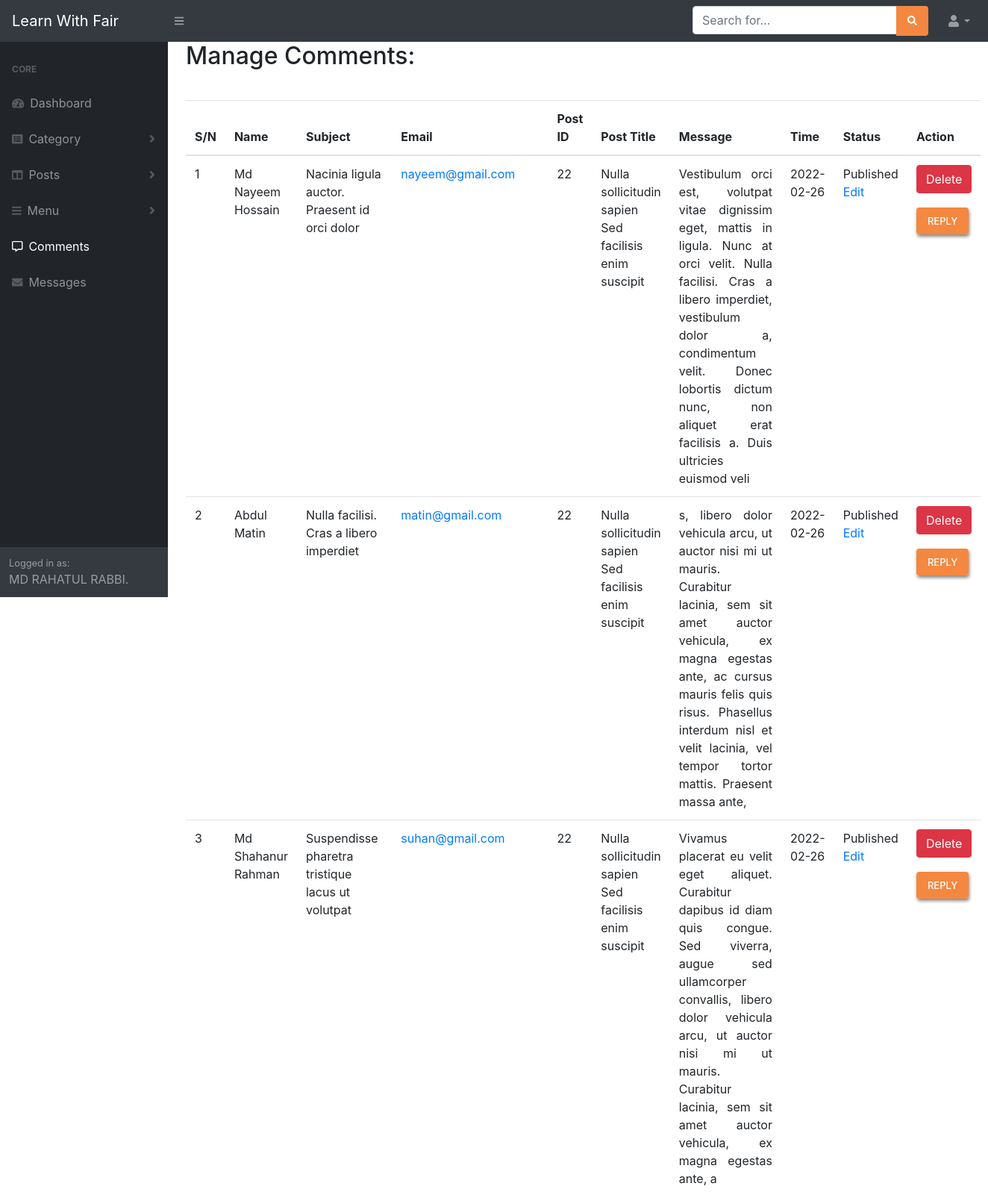
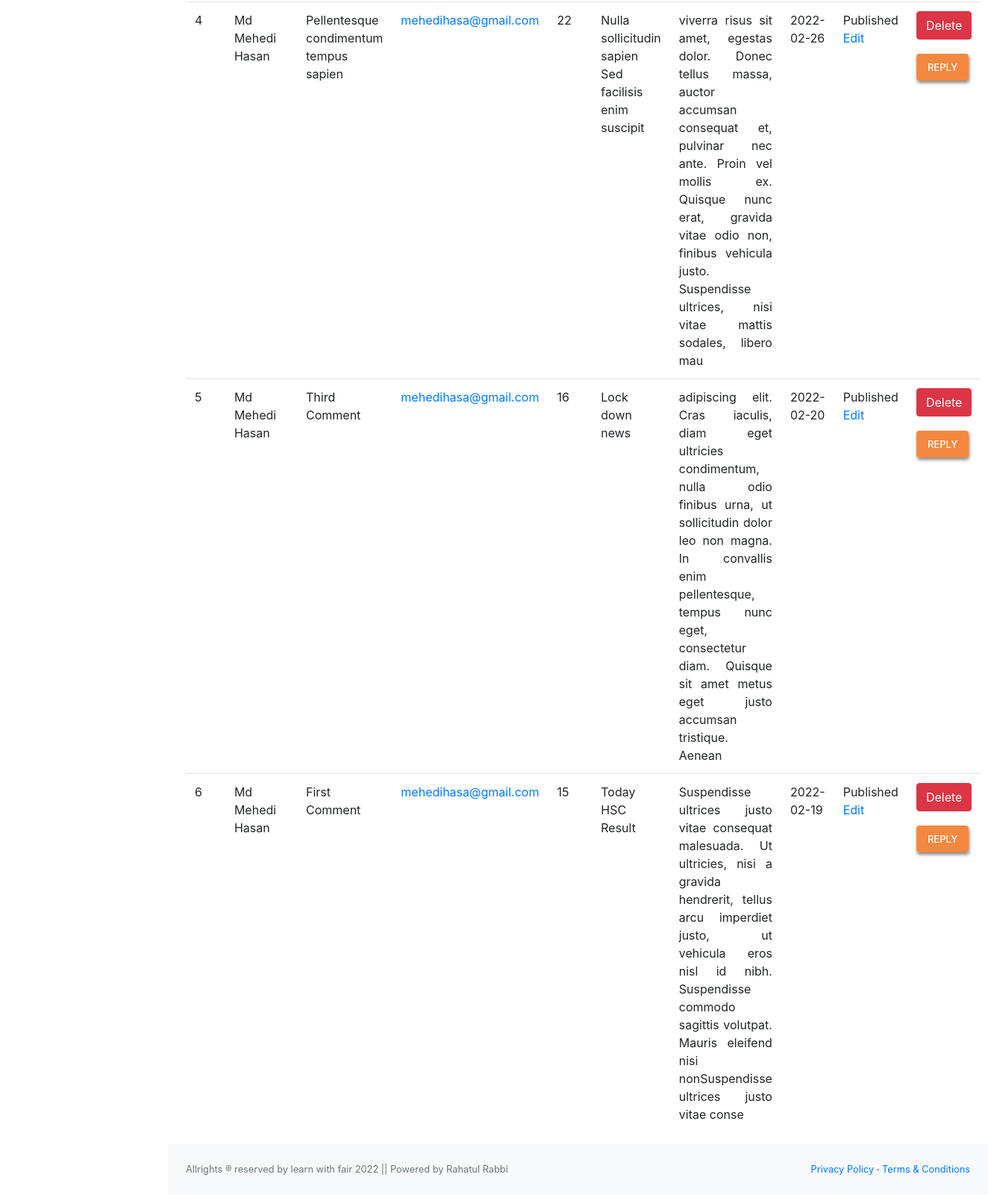
Page /blog/admin/manage_comment.php (signed in) on the committed database (2 pictures, top to bottom).
### tables this page shows
CREATE TABLE `comment_info` (
  `comment_id` int(255) NOT NULL,
  `post_id` int(255) NOT NULL,
  `comment_name` text NOT NULL,
  `comment_email` varchar(50) NOT NULL,
  `comment_subject` varchar(200) NOT NULL,
  `comment_message` varchar(255) NOT NULL,
  `comment_date` date NOT NULL,
  `comment_status` tinyint(255) NOT NULL
);

### blog/admin/manage_comment.php (called while the page is built)
<?php
$view = "manage_comment";
include 'template.php';
?>

### blog/admin/class/function.php (called while the page is built, shortened)
<?php
class blogProject {
    private $conn;
    public function __CONSTRUCT() {
        $bdhost     = "localhost";
        $dbuser     = "root";
        $dbpassword = "";
        $dbname     = "blog_project";
        $this->conn = mysqli_connect( $bdhost, $dbuser, $dbpassword, $dbname );
    }
    public function display_post_datasby_id( $id ) {
        $post_display_by_id_query = "SELECT * FROM post_with_cat WHERE post_id=$id";
        $data                     = mysqli_query( $this->conn, $post_display_by_id_query );
        $post_data                = mysqli_fetch_assoc( $data );
        if ( isset( $post_data ) ) {
            return $post_data;
        }
    }
    public function display_comment() {
        $display_comment            = "SELECT * FROM comment_info ORDER BY comment_id DESC";
        $return_display_comment_mgs = mysqli_query( $this->conn, $display_comment );
        if ( isset( $return_display_comment_mgs ) ) {
            return $return_display_comment_mgs;
        }
    }
}

### blog/admin/view/manage_comment_view.php (the view, shortened to what this page needs)
<?php
$data = $obj->display_comment();
?>
<h2>Manage Comments:</h2><br>
<table class="table">
    <thead>
        <tr>
            <th>S/N</th>
            <th>Name</th>
            <th>Subject</th>
            <th>Email</th>
            <th>Post ID</th>
            <th>Post Title</th>
            <th>Message</th>
            <th>Time</th>
            <th>Status</th>
            <th>Action</th>
        </tr>
    </thead>
    <tbody>
        <?php $count = 1;while ( $info = mysqli_fetch_assoc( $data ) ) {?>
        <tr>
            <td><?php echo $count++; ?></td>
            <td><?php echo $info['comment_name']; ?></td>
            <td><?php echo $info['comment_subject']; ?></td>
            <td><a href="mailto:<?php echo $info['comment_email']; ?>"><?php echo $info['comment_email']; ?></a></td>
            <td><?php echo $info['post_id']; ?></td>
            <td><?php
$post_data = $obj->display_post_datasby_id( $info['post_id'] );
    echo $post_data['post_title'];
    ?></td>
            <td style="text-align:justify;"><?php echo $info['comment_message']; ?></td>
            <td><?php echo $info['comment_date']; ?></td>
            <td><?php if ( $info['comment_status'] == 1 ) {echo "Published";} else {echo "Unpublished";}?>
                <a href="./edit_comment.php?status=edit_comment&&id=<?php echo $info['comment_id']; ?>">Edit</a>
            </td>
            <td>
                <a type="submit" href="?status=comment_dlt&&id=<?php echo $info['comment_id']; ?>" name="comment_dlt"
                    class="btn btn-danger">Delete</a><br><br>
                <a href="./comment_reply.php?status=comment_reply&&id=<?php echo $info['comment_id']; ?>"
                    name="comment_reply" class="btn my-btn">Reply</a>
            </td>
        </tr>
        <?php }?>
    </tbody>
</table>

### blog/admin/include/head.php (shortened to what this page needs)
<!DOCTYPE html>
<html lang="en">
<head>
    <link href="css/styles.css" rel="stylesheet" />
    <link href="https://cdn.datatables.net/1.10.20/css/dataTables.bootstrap4.min.css" rel="stylesheet"
 />
</head>

### blog/admin/template.php (shortened to what this page needs)
<?php
include "class/function.php";
$obj = new blogProject();
include_once "include/head.php";?>
<body class="sb-nav-fixed">
    <?php include_once "include/topnav.php";?>
    <div id="layoutSidenav">
        <?php include_once "include/sidenav.php";?>
        <div id="layoutSidenav_content">
            <main>
                <div class="container-fluid">
                    <?php
if ( !isset( $view ) ) {
    include 'view/dashboard_view.php';
} else {
    if ( $view == "dashboard" ) {
        include 'view/dashboard_view.php';
    } else if ( $view == 'add_category' ) {
        include 'view/add_category_view.php';
    } else if ( $view == 'manage_category' ) {
        include 'view/manage_category_view.php';
    } else if ( $view == 'add_post' ) {
        include 'view/add_post_view.php';
    } else if ( $view == 'manage_post' ) {
        include 'view/manage_post_view.php';
    } else if ( $view == 'cat_edit' ) {
        include 'view/cat_edit_view.php';
    } else if ( $view == 'post_img_change' ) {
        include 'view/post_img_change_view.php';
    } else if ( $view == 'post_edit' ) {
        include 'view/post_edit_view.php';
    } else if ( $view == 'add_menu' ) {
        include 'view/add_menu_view.php';
    } else if ( $view == 'manage_menu' ) {
        include 'view/manage_menu_view.php';
    } else if ( $view == 'edit_menu_item' ) {
        include 'view/edit_menu_item_view.php';
    } else if ( $view == 'manage_comment' ) {
        include 'view/manage_comment_view.php';
    } else if ( $view == 'edit_comment' ) {
        include 'view/edit_comment_view.php';
    } else if ( $view == 'comment_reply' ) {
        include 'view/comment_reply_view.php';
    } else if ( $view == 'manage_message' ) {
        include 'view/manage_message_view.php';
    }
}
?>
                </div>
            </main>
            <?php include_once "include/footer.php";?>
        </div>
    </div>
</body>
</html>

### blog/admin/include/topnav.php (shortened to what this page needs)
<nav class="sb-topnav navbar navbar-expand navbar-dark bg-dark">
    <a class="navbar-brand" href="/blog/">Learn With Fair</a>
    <button class="btn btn-link btn-sm order-1 order-lg-0" id="sidebarToggle" href="#"><i
            class="fas fa-bars"></i></button>
    <form class="d-none d-md-inline-block form-inline ml-auto mr-0 mr-md-3 my-2 my-md-0">
        <div class="input-group">
            <input class="form-control" type="text" placeholder="Search for..." aria-label="Search"
                aria-describedby="basic-addon2" />
            <div class="input-group-append">
                <button class="btn my-btn" type="button" style="box-shadow:none;"><i
                        class="fas fa-search"></i></button>
            </div>
        </div>
    </form>
    <ul class="navbar-nav ml-auto ml-md-0">
        <li class="nav-item dropdown">
            <a class="nav-link dropdown-toggle" id="userDropdown" href="#" role="button" data-toggle="dropdown"
                aria-haspopup="true" aria-expanded="false"><i class="fas fa-user fa-fw"></i></a>
        </li>
    </ul>
</nav>

### blog/admin/include/sidenav.php (shortened to what this page needs)
<div id="layoutSidenav_nav">
    <nav class="sb-sidenav accordion sb-sidenav-dark" id="sidenavAccordion">
        <div class="sb-sidenav-menu">
            <div class="nav">
                <div class="sb-sidenav-menu-heading">Core</div>
                <a class="nav-link" href="dashboard.php">
                    <div class="sb-nav-link-icon"><i class="fas fa-tachometer-alt"></i></div>
                    Dashboard
                </a>
                <a class="nav-link collapsed" href="#" data-toggle="collapse" data-target="#collapseLayouts"
                    aria-expanded="false" aria-controls="collapseLayouts">
                    <div class="sb-nav-link-icon"><i class="fa fa-list-alt"></i></div>
                    Category
                    <div class="sb-sidenav-collapse-arrow"><i class="fas fa-angle-down"></i></div>
                </a>
                <a class="nav-link collapsed" href="#" data-toggle="collapse" data-target="#collapseposts"
                    aria-expanded="false" aria-controls="collapseposts">
                    <div class="sb-nav-link-icon"><i class="fas fa-columns"></i></div>
                    Posts
                    <div class="sb-sidenav-collapse-arrow"><i class="fas fa-angle-down"></i></div>
                </a>
                <a class="nav-link collapsed" href="#" data-toggle="collapse" data-target="#collapsemenu"
                    aria-expanded="false" aria-controls="collapsemenu">
                    <div class="sb-nav-link-icon"><i class="fa fa-bars"></i></div>
                    Menu
                    <div class="sb-sidenav-collapse-arrow"><i class="fas fa-angle-down"></i></div>
                </a>
                <a class="nav-link" href="manage_comment.php">
                    <div class="sb-nav-link-icon"><i class="far fa-comment-alt"></i></div>
                    Comments
                </a>
                <a class="nav-link" href="manage_message.php">
                    <div class="sb-nav-link-icon"><i class="fa fa-envelope"></i></div>
                    Messages
                </a>
            </div>
        </div>
        <div class="sb-sidenav-footer">
            <div class="small">Logged in as:</div>
            MD RAHATUL RABBI.
        </div>
    </nav>
</div>

### blog/admin/include/footer.php
<footer class="py-4 bg-light mt-auto">
                   <div class="container-fluid">
                       <div class="d-flex align-items-center justify-content-between small">
                           <div class="text-muted">Allrights &reg; reserved by learn with fair 2022 || Powered by Rahatul Rabbi</div>
                           <div>
                               <a href="#">Privacy Policy</a>
                               &middot;
                               <a href="#">Terms &amp; Conditions</a>
                           </div>
                       </div>
                   </div>
               </footer>

### blog/admin/include/head.php (style rules this page uses)
.my-btn { display: inline; background-color: #f48840; color: #fff; font-size: 13px; font-weight: 500; padding: 10px 15px; text-transform: uppercase; transition: all .3s; border: none; cursor: pointer; box-shadow: 1px 3px 4px rgb(136, 132, 132); }

### rows in the picture
comment_info: comment_name "Md Nayeem Hossain", comment_subject "Nacinia ligula auctor. Praesent id orci dolor", comment_email "nayeem@gmail.com", post "22", post_title "Nulla sollicitudin sapien Sed facilisis enim suscipit", comment_message "Vestibulum orci est, volutpat vitae dignissim eget, mattis in ligula. Nunc at orci velit. Nulla facilisi. Cras a libero imperdiet, vestibulum dolor a, condimentum velit. Donec lobortis dictum nunc, non aliquet erat facilisis a. Duis ultricies euismod veli", comment_date "2022-02-26", comment_status "Published"
comment_info: comment_name "Abdul Matin", comment_subject "Nulla facilisi. Cras a libero imperdiet", comment_email "matin@gmail.com", post "22", post_title "Nulla sollicitudin sapien Sed facilisis enim suscipit", comment_message "s, libero dolor vehicula arcu, ut auctor nisi mi ut mauris. Curabitur lacinia, sem sit amet auctor vehicula, ex magna egestas ante, ac cursus mauris felis quis risus. Phasellus interdum nisl et velit lacinia, vel tempor tortor mattis. Praesent massa ante,", comment_date "2022-02-26", comment_status "Published"
comment_info: comment_name "Md Shahanur Rahman", comment_subject "Suspendisse pharetra tristique lacus ut volutpat", comment_email "suhan@gmail.com", post "22", post_title "Nulla sollicitudin sapien Sed facilisis enim suscipit", comment_message "Vivamus placerat eu velit eget aliquet. Curabitur dapibus id diam quis congue. Sed viverra, augue sed ullamcorper convallis, libero dolor vehicula arcu, ut auctor nisi mi ut mauris. Curabitur lacinia, sem sit amet auctor vehicula, ex magna egestas ante, a", comment_date "2022-02-26", comment_status "Published"
comment_info: comment_name "Md Mehedi Hasan", comment_subject "Pellentesque condimentum tempus sapien", comment_email "mehedihasa@gmail.com", post "22", post_title "Nulla sollicitudin sapien Sed facilisis enim suscipit", comment_message "viverra risus sit amet, egestas dolor. Donec tellus massa, auctor accumsan consequat et, pulvinar nec ante. Proin vel mollis ex. Quisque nunc erat, gravida vitae odio non, finibus vehicula justo. Suspendisse ultrices, nisi vitae mattis sodales, libero mau", comment_date "2022-02-26", comment_status "Published"
comment_info: comment_name "Md Mehedi Hasan", comment_subject "Third Comment", comment_email "mehedihasa@gmail.com", post "16", post_title "Lock down news", comment_message "adipiscing elit. Cras iaculis, diam eget ultricies condimentum, nulla odio finibus urna, ut sollicitudin dolor leo non magna. In convallis enim pellentesque, tempus nunc eget, consectetur diam. Quisque sit amet metus eget justo accumsan tristique. Aenean", comment_date "2022-02-20", comment_status "Published"
comment_info: comment_name "Md Mehedi Hasan", comment_subject "First Comment", comment_email "mehedihasa@gmail.com", post "15", post_title "Today HSC Result", comment_message "Suspendisse ultrices justo vitae consequat malesuada. Ut ultricies, nisi a gravida hendrerit, tellus arcu imperdiet justo, ut vehicula eros nisl id nibh. Suspendisse commodo sagittis volutpat. Mauris eleifend nisi nonSuspendisse ultrices justo vitae conse", comment_date "2022-02-19", comment_status "Published"
